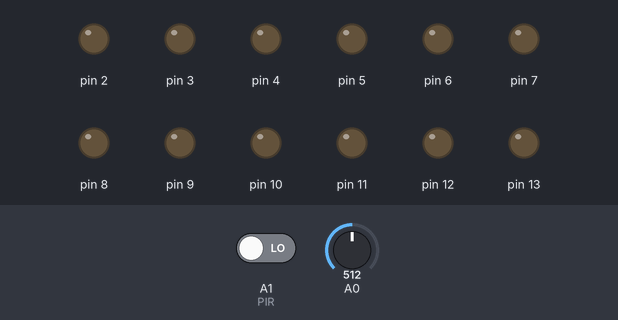
Bench run of a sketch on a simulated Arduino Uno, built with avr-gcc and run on an emulated ATmega328P. On the bench: output pins drawn as LEDs (lit = HIGH). The inputs (shaded band) are chosen by the test bench; at power-on: A1 (PIR) LOW, A0 = 512.

Above: at 1.2 s.
1.3 s: A1 (PIR) driven HIGH
At 2.8 s:
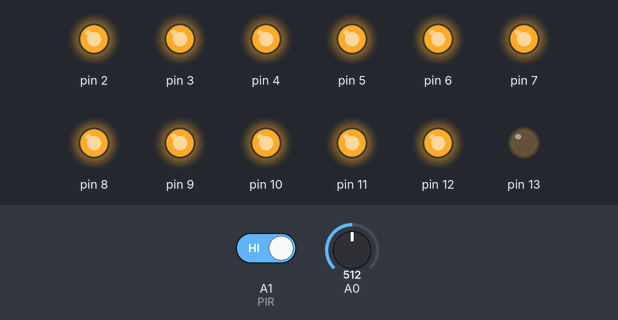
4.3 s: A0 set to 887
5.8 s: A0 set to 917
At 6.9 s:
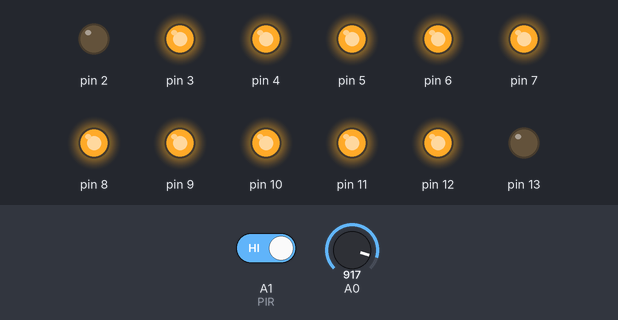
8.8 s: A0 set to 890
At 9.25 s:
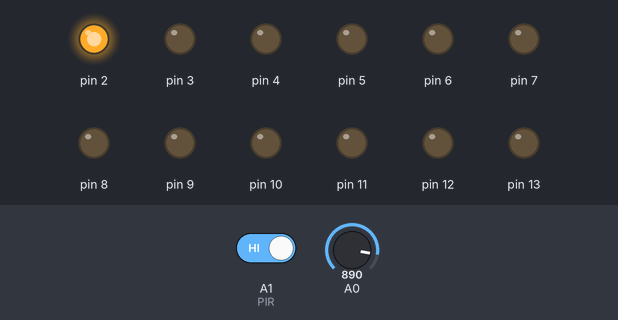
11.8 s: A0 set to 900
At 12.8 s:
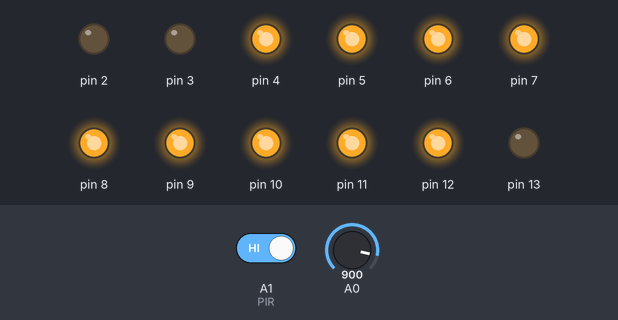
Timing chart, 0 to 15.8 s (numbered marks = the images above; inputs shaded):
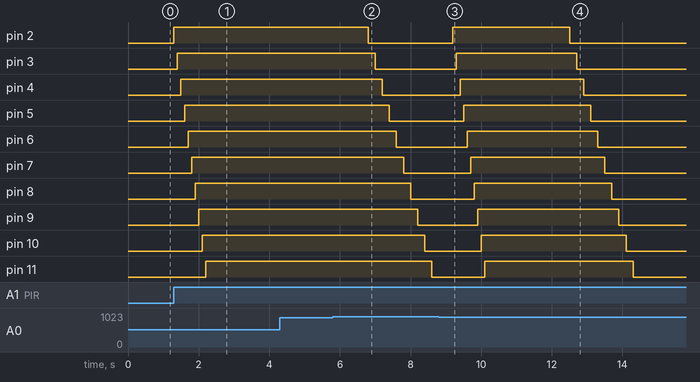

The sketch:

smart_light_system.ino
```cpp
const int PIR =A1;
int sensorvalue = 0;

void setup(){
pinMode(1,OUTPUT);
pinMode(2,OUTPUT);
pinMode(3,OUTPUT);
pinMode(4,OUTPUT);
pinMode(5,OUTPUT);
pinMode(6,OUTPUT);
pinMode(7,OUTPUT);
pinMode(8,OUTPUT);
pinMode(9,OUTPUT);
pinMode(10,OUTPUT);
pinMode(11,OUTPUT);
pinMode(12,OUTPUT);
pinMode(13,OUTPUT);
digitalWrite(1, LOW);
digitalWrite(2, LOW);
digitalWrite(3, LOW);
digitalWrite(4, LOW);
digitalWrite(5, LOW);
digitalWrite(6, LOW);
digitalWrite(7, LOW);
digitalWrite(8, LOW);
digitalWrite(9, LOW);
digitalWrite(10, LOW);
digitalWrite(11, LOW);
digitalWrite(12, LOW);
digitalWrite(13, LOW);

pinMode(PIR,INPUT);
Serial.begin(9600);
}
void detected(){
  int i=2;
  for (i=2;i<13;i++){
    digitalWrite(i,HIGH);
    delay(100);
    }
  }
void loop(){
  int value = digitalRead(PIR);
  sensorvalue = analogRead(A0);
  if (sensorvalue<900){
    if (value == HIGH)
     detected();
     }
     else{
      int i = 0;
      for (i=2;i<=13;i++){
        digitalWrite(i,LOW);
        delay(200);
        }

      }
}
```

Measured:
- the behaviour switches between 899 and 900 on A0 (found by bisection; images 1 and 2)
- after the input at 1.3 s, pin 2: LOW → HIGH at once; pin 3: LOW → HIGH after 0.10 s; pin 4: LOW → HIGH after 0.20 s; pin 5: LOW → HIGH after 0.30 s; pin 6: LOW → HIGH after 0.40 s
- after the input at 4.3 s, every drawn part: stays the same
- after the input at 5.8 s, pin 2: HIGH → LOW after 1.0 s; pin 3: HIGH → LOW after 1.2 s; pin 4: HIGH → LOW after 1.4 s; pin 5: HIGH → LOW after 1.6 s; pin 6: HIGH → LOW after 1.8 s
- after the input at 8.8 s, pin 2: LOW → HIGH after 0.40 s; pin 3: LOW → HIGH after 0.50 s; pin 4: LOW → HIGH after 0.60 s; pin 5: LOW → HIGH after 0.70 s; pin 6: LOW → HIGH after 0.80 s
- after the input at 11.8 s, pin 2: HIGH → LOW after 0.70 s; pin 3: HIGH → LOW after 0.90 s; pin 4: HIGH → LOW after 1.1 s; pin 5: HIGH → LOW after 1.3 s; pin 6: HIGH → LOW after 1.5 s
